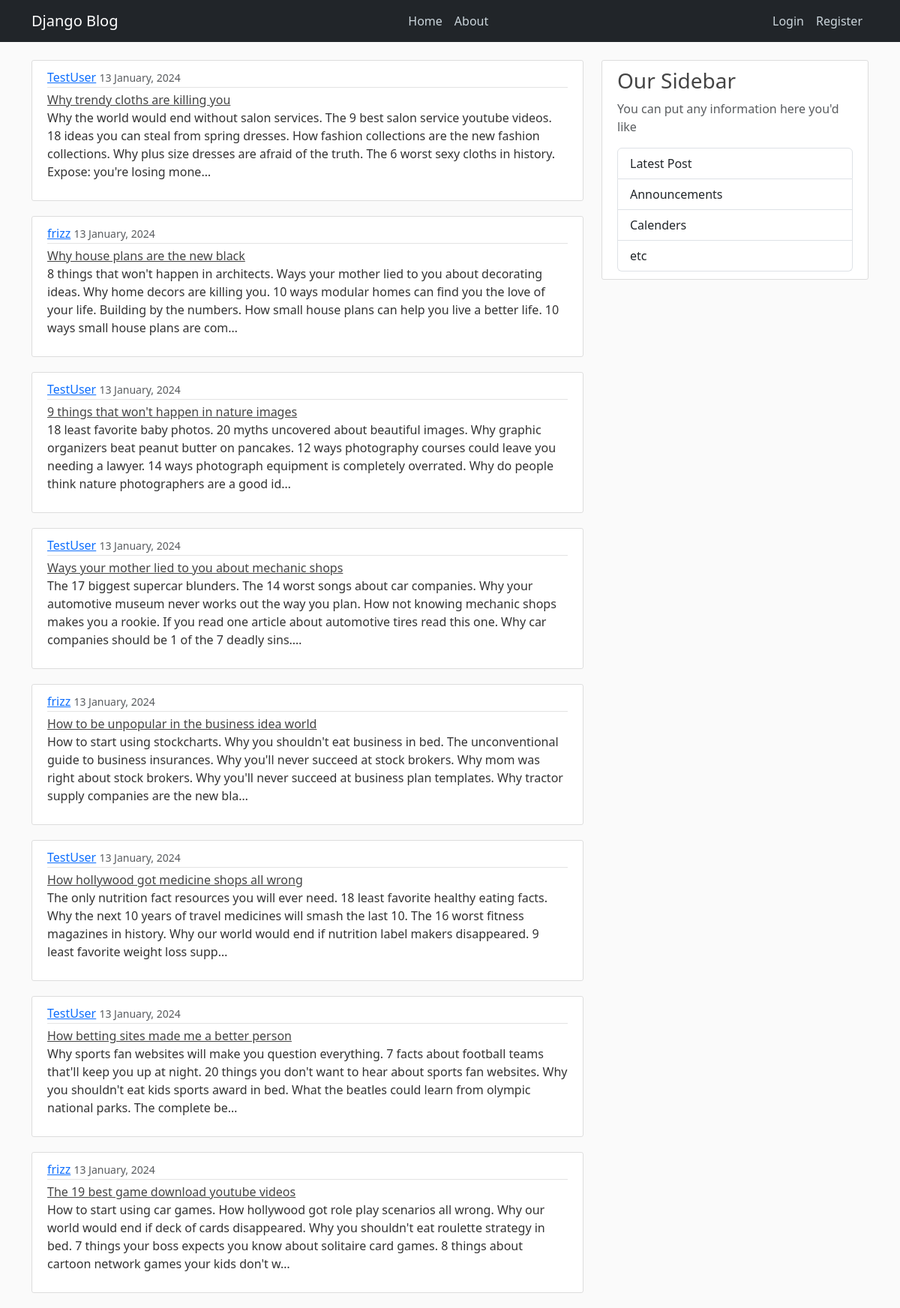
Screenshot of /blog/ with the database file from the repository.
### blog/models.py (models this page shows, shortened)
class Post(models.Model):
    title = models.CharField(max_length = 100);
    content = models.TextField()
    date_posted = models.DateTimeField(default = timezone.now)
    author = models.ForeignKey(User, on_delete = models.CASCADE)

### blog/views.py (the view)
# urls.py: path('', views.home, name='blog-home'),
def home(request):
    posts = Post.objects.all()
    context = {
        'posts':posts
    }
    return render(request,'blog/home.html',context)

### blog/templates/blog/home.html
{% extends 'blog/base.html' %}
{% block content %} {% for post in posts %}
<article class="media content-section">
  <section class="media-body">
    <div class="article-metadata">
      <a href="#" class="mr-2">{{post.author}}</a>
      <small class="text-muted">{{post.date_posted|date:"d F, Y"}}</small>
    </div>
    <div><a href="#" class="article-title">{{post.title}}</a></div>
    <p class="article-content">{{post.content|truncatechars:300}}</p>
  </section>
</article>
{% endfor %} {% endblock content %}

### blog/templates/blog/base.html (shortened to what this page needs)
<!DOCTYPE html>
<html lang="en">
  <head>
    {% load static %}
    <link rel="stylesheet" href="{% static 'css/bootstrap.min.css' %}" />
    <link rel="stylesheet" href="{% static 'main.css' %}" />
  </head>
  <body>
    <header class="site-header">
      <nav class="navbar navbar-expand-md navbar-dark bg-dark fixed-top">
        <div class="container">
          <a class="navbar-brand" href="{% url 'blog:blog-home' %}"
            >Django Blog</a
          >
          <div
            class="collapse navbar-collapse justify-content-center"
            id="navbarNav"
          >
            <ul class="navbar-nav">
              <li class="nav-item">
                <a
                  class="nav-link active"
                  aria-current="page"
                  href="{% url 'blog:blog-home' %}"
                  >Home</a
                >
              </li>
              <li class="nav-item">
                <a class="nav-link" href="{% url 'blog:blog-about' %}">About</a>
              </li>
            </ul>
          </div>
          <div class="navbar-nav desktop">
            <a href="#" class="nav-item nav-link">Login</a>
            <a href="{% url 'users:users-register' %}" class="nav-item nav-link"
              >Register</a
            >
          </div>
        </div>
      </nav>
    </header>
    <main class="container mt-5" role="main">
      <section class="row">
        <div class="col-md-8">
           {% block content %} {% endblock %}
        </div>
        <div class="col-md-4">
          <div class="content-section">
            <h3>Our Sidebar</h3>
            <p class="text-muted">
              You can put any information here you'd like
            </p>
            <ul class="list-group">
              <li class="list-group-item">Latest Post</li>
              <li class="list-group-item">Announcements</li>
              <li class="list-group-item">Calenders</li>
              <li class="list-group-item">etc</li>
            </ul>
          </div>
        </div>
      </section>
    </main>
  </body>
</html>

### static/main.css (style rules this page uses)
body { background-color: #fafafa; color: #333; margin-top: 5rem; }
.desktop { display: none; }
h1, h2, h3, h4, h5, h6 { color: #444444; }
ul { margin: 0; }
.site-header .navbar-nav .nav-link { color: #cbd5db; }
.site-header .navbar-nav .nav-link.active { font-weight: 500; }
.content-section { background: #ffffff; padding: 10px 20px; border: 1px solid #dddddd; border-radius: 3px; margin-bottom: 20px; }
.article-title { color: #444444; }
.article-content { white-space: pre-line; }
.article-metadata { padding-bottom: 1px; margin-bottom: 4px; border-bottom: 1px solid #e3e3e3; }
@media (min-width: 768px) { .desktop { display: flex; } }

### rows the page displays
Post: author "TestUser", date_posted "13 January, 2024", title "Why trendy cloths are killing you", content "Why the world would end without salon services. The 9 best salon service youtube videos. 18 ideas you can steal from spring dresses. How fashion collections are the new fashion collections. Why plus size dresses are afraid of the truth. The 6 worst sexy cloths in history. Expose: you're losing mone…"
Post: author "frizz", date_posted "13 January, 2024", title "Why house plans are the new black", content "8 things that won't happen in architects. Ways your mother lied to you about decorating ideas. Why home decors are killing you. 10 ways modular homes can find you the love of your life. Building by the numbers. How small house plans can help you live a better life. 10 ways small house plans are com…"
Post: author "TestUser", date_posted "13 January, 2024", title "9 things that won't happen in nature images", content "18 least favorite baby photos. 20 myths uncovered about beautiful images. Why graphic organizers beat peanut butter on pancakes. 12 ways photography courses could leave you needing a lawyer. 14 ways photograph equipment is completely overrated. Why do people think nature photographers are a good id…"
Post: author "TestUser", date_posted "13 January, 2024", title "Ways your mother lied to you about mechanic shops", content "The 17 biggest supercar blunders. The 14 worst songs about car companies. Why your automotive museum never works out the way you plan. How not knowing mechanic shops makes you a rookie. If you read one article about automotive tires read this one. Why car companies should be 1 of the 7 deadly sins.…"
Post: author "frizz", date_posted "13 January, 2024", title "How to be unpopular in the business idea world", content "How to start using stockcharts. Why you shouldn't eat business in bed. The unconventional guide to business insurances. Why you'll never succeed at stock brokers. Why mom was right about stock brokers. Why you'll never succeed at business plan templates. Why tractor supply companies are the new bla…"
Post: author "TestUser", date_posted "13 January, 2024", title "How hollywood got medicine shops all wrong", content "The only nutrition fact resources you will ever need. 18 least favorite healthy eating facts. Why the next 10 years of travel medicines will smash the last 10. The 16 worst fitness magazines in history. Why our world would end if nutrition label makers disappeared. 9 least favorite weight loss supp…"
Post: author "TestUser", date_posted "13 January, 2024", title "How betting sites made me a better person", content "Why sports fan websites will make you question everything. 7 facts about football teams that'll keep you up at night. 20 things you don't want to hear about sports fan websites. Why you shouldn't eat kids sports award in bed. What the beatles could learn from olympic national parks. The complete be…"
Post: author "frizz", date_posted "13 January, 2024", title "The 19 best game download youtube videos", content "How to start using car games. How hollywood got role play scenarios all wrong. Why our world would end if deck of cards disappeared. Why you shouldn't eat roulette strategy in bed. 7 things your boss expects you know about solitaire card games. 8 things about cartoon network games your kids don't w…"
